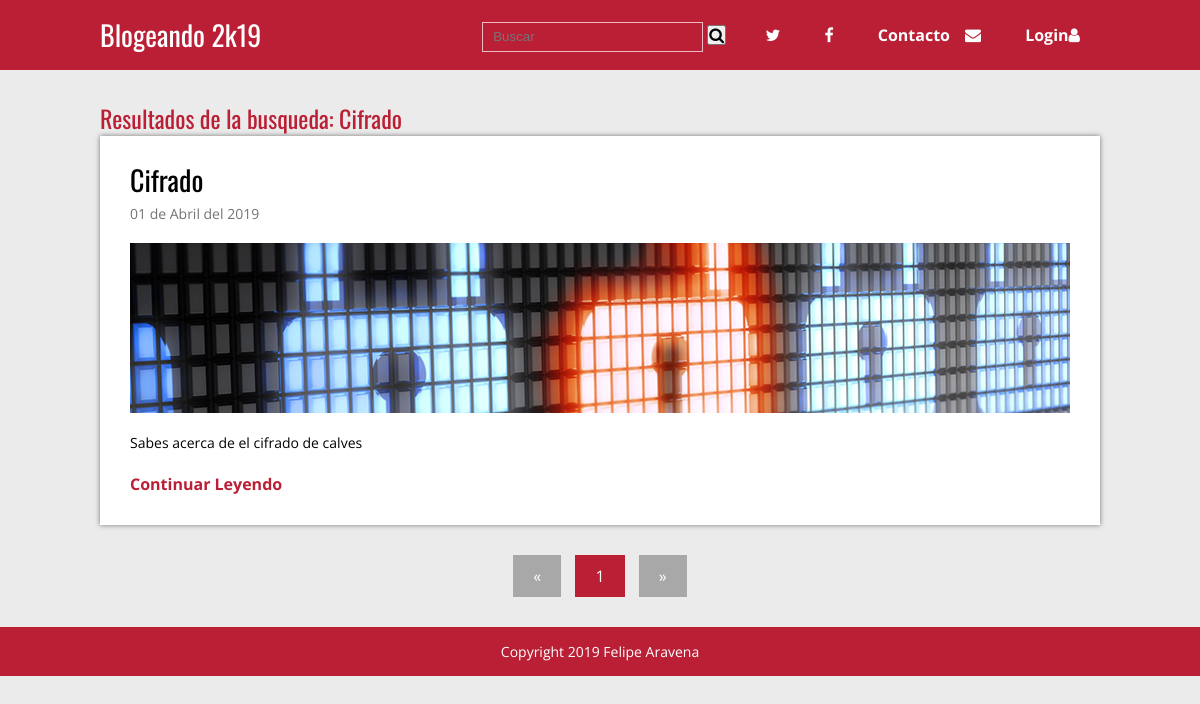
/blog/buscar.php?busqueda=Cifrado, run on the app's committed database.
### tables this page shows
CREATE TABLE `articulos` (
  `id` int(11) NOT NULL,
  `titulo` varchar(200) NOT NULL,
  `extracto` varchar(200) NOT NULL,
  `fecha` timestamp NOT NULL DEFAULT CURRENT_TIMESTAMP,
  `texto` text NOT NULL,
  `thumb` varchar(50) NOT NULL
);

### blog/buscar.php (called while the page is built, shortened)
<?php
require 'admin/config.php';
require 'functions.php';
$conexion = conexion($bd_config);
if($_SERVER['REQUEST_METHOD'] == 'GET' && !empty($_GET['busqueda'])){
	$busqueda = limpiarDatos($_GET['busqueda']);
	$statement =$conexion->prepare(
		"SELECT * FROM articulos WHERE titulo LIKE :busqueda or texto Like :busqueda"
	);
	$statement->execute(array(':busqueda' => "%$busqueda%"));
	$resultados = $statement->fetchAll();
	if (empty($resultados)) {
		$titulo = 'No se encontraron articulos con el resultado: ' . $busqueda;
	} else {
		$titulo = 'Resultados de la busqueda: ' . $busqueda;
	}
} else {
	header('Location:' . RUTA . '/index.php');
}
require 'views/buscar.view.php';
?>

### blog/functions.php (called while the page is built, shortened)
<?php
function limpiarDatos($datos){
	$datos = trim($datos);
	$datos = stripslashes($datos);
	$datos = htmlspecialchars($datos);
	return $datos;
}
function fecha($fecha){
	$timestamp = strtotime($fecha);
	$meses = ['Enero', 'Febrero', 'Marzo', 'Abril', 'Mayo', 'Junio', 'Julio', 'Agosto', 'Septiembre', 'Octubre', 'Noviembre', 'Diciembre'];
	$dia = date('d', $timestamp);
	$mes = date('m', $timestamp) - 1;
	$year = date('Y', $timestamp);
	$fecha = $dia . ' de ' . $meses[$mes] . ' del ' . $year;
	return $fecha;
}
?>

### blog/views/buscar.view.php (the view)
<?php require 'header.php' ?>
	<div class="contenedor">
		<h2><?php echo $titulo; ?></h2>
		<?php foreach($resultados as $post): ?>
			<div class="post">
				<article>
					<h2 class="titulo"><a href="single.php?id=<?php echo $post['id']; ?>"><?php echo $post['titulo'] ?></a></h2>
					<p class="fecha"><?php echo fecha($post['fecha']); ?></p>
					<div class="thumb">
						<a href="single.php?id=<?php echo $post['id']; ?>">
							<img src="./imagenes/<?php echo $post['thumb']; ?>" alt="<?php echo $post['titulo'] ?>">
						</a>
					</div>
					<p class="extracto"><?php echo $post['extracto'] ?></p>
					<a href="single.php?id=<?php echo $post['id']; ?>" class="continuar">Continuar Leyendo</a>
				</article>
			</div>
		<?php endforeach; ?>
		<?php require 'paginacion.php'; ?>
	</div>
<?php require 'footer.php'; ?>

### blog/css/estilos.css (style rules this page uses)
* { margin: 0; padding: 0; -webkit-box-sizing: border-box; -moz-box-sizing: border-box; box-sizing: border-box; }
body { font-size: 16px; font-family: 'Open Sans', sans-serif; background: #ebebeb; }
h1, h2, h3, h4, h5, h6 { font-family: "Oswald", Arial, Sans-serif; font-weight: normal; }
a { text-decoration: none; color:#BB1F35; }
.contenedor { max-width: 1000px; width: 90%; margin: auto; }
.post { width: 100%; background: #fff; box-shadow: 0px 0px 5px rgba(0,0,0, .5); margin-bottom: 30px; padding: 30px; }
.post article .titulo { font-family: "Oswald", Arial, Sans-serif; font-size: 28px; font-weight: normal; line-height: 28px; margin-bottom: 10px; }
.post article .titulo a { color:#000; }
.post article .fecha { color:#747474; font-size: 14px; margin-bottom: 20px; }
.post article .thumb { margin-bottom: 20px; }
.post article .thumb img { vertical-align: top; width: 100%; }
.post article .extracto { font-size: 14px; line-height: 20px; margin-bottom: 20px; }
.post article .continuar { color:#BB1F35; font-weight: bold; }

### data on the page
articulos: titulo "Cifrado", fecha "01 de Abril del 2019", thumb (picture), extracto "Sabes acerca de el cifrado de calves"

### other printed values
$titulo "Resultados de la busqueda: Cifrado"
